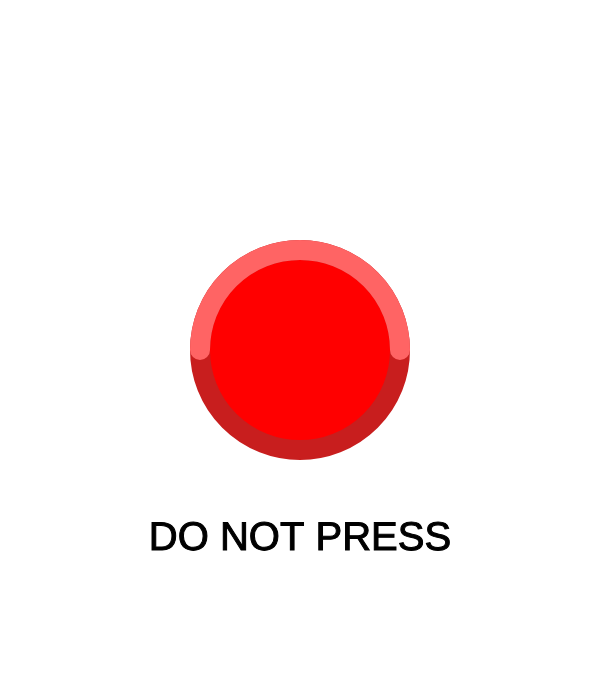
Frame 1 (no input)
Frame 60 (no input): identical to frame 1, image omitted
Frame 120 (the mouse pressed at the canvas centre since frame 60): identical to frame 1, image omitted

The p5.js sketch that drew this single still picture (run headless with seeded random() and noise() and a simulated clock; from frame 60 on, the mouse is pressed at the canvas centre):

// p5.js sketch
// ── sketch.js
var redButton;
var alertFlash = true;

function setup()
{
	createCanvas(600, 700);

	redButton = {
		x: width / 2,
		y: height / 2,
		dia: 200,
		activated: false
	}

}

function draw()
{
	background(255);

	if (frameCount / 30 == parseInt(frameCount / 30))
	{
		if (alertFlash == true)
		{
			alertFlash = true;
		}
		else
		{
			alertFlash = false;
		}
	}

	if (redButton.activated == true)
	{
		background(250, 250, 0);

		if (alertFlash)
		{
			textSize(35);
			text("Meltdown Sequence Initiated!!!", width / 2, height / 2 - redButton.dia);
		}

	}


	fill(255, 0, 0);
	stroke(200, 30, 30);
	strokeWeight(20);
	ellipse(redButton.x, redButton.y, redButton.dia);
	noFill();
	stroke(255, 100, 100);
	arc(redButton.x, redButton.y, redButton.dia, redButton.dia, PI, PI * 2);


	textAlign(CENTER);
	textSize(40);
	strokeWeight(1);
	stroke(0);
	fill(0);
	text("DO NOT PRESS", width / 2, height / 2 + redButton.dia);

}

function mousePressed()
{
	if (dist(mouseX, mouseY, redButton.x, redButton.y) < redButton.dia)
	{
		if (redButton.activated = true)
		{
			redButton.activated = false;
		}
		else
		{
			redButton.activated = true;
		}
	}
}
